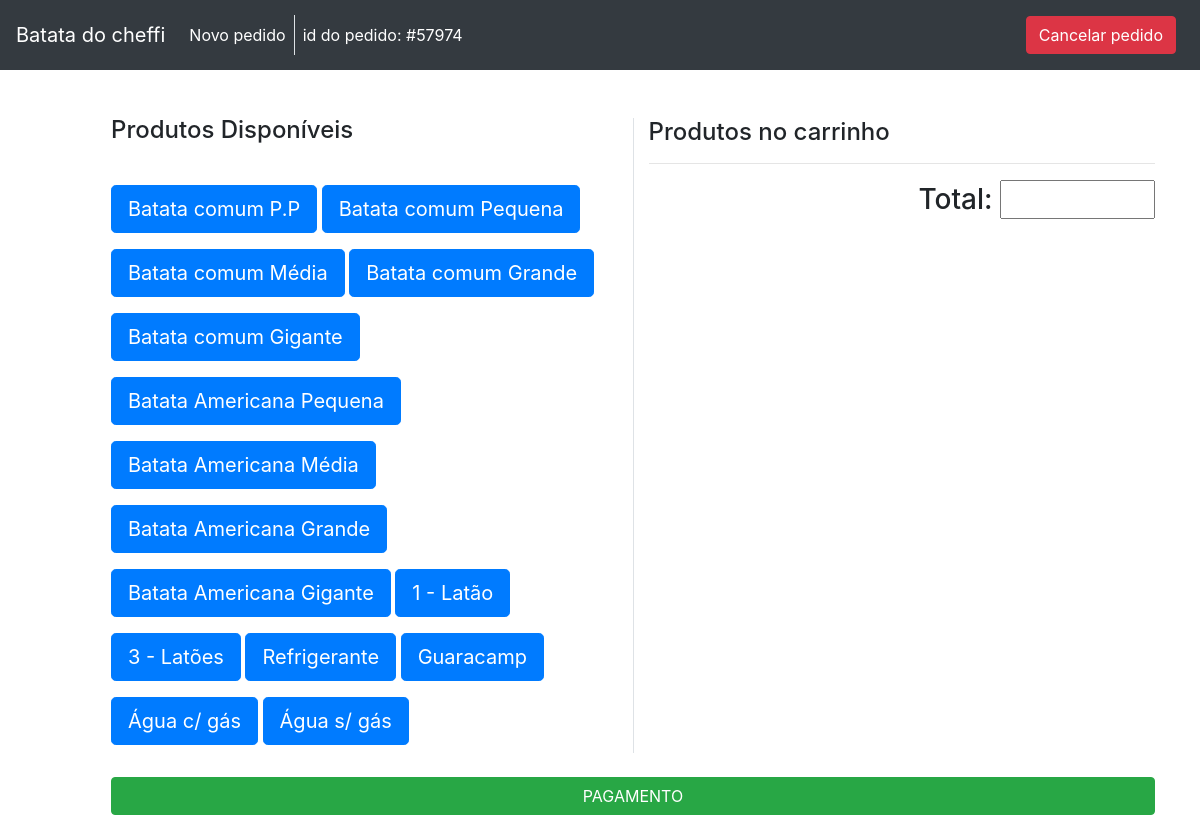
/src/orders/order.php, run on the app's committed database.
### tables this page shows
CREATE TABLE products (
  id_product int NOT NULL AUTO_INCREMENT PRIMARY KEY,
  name_product varchar(40) NOT NULL DEFAULT 'none',
  value_product float NOT NULL DEFAULT 0
) DEFAULT CHARSET=utf8mb4;

### src/orders/order.php (the view, shortened to what this page needs)
<?php
    $idorder = rand(10000, 100000);
?>
<!DOCTYPE html>
<html lang="en">
<head>
    <link rel="stylesheet" href="../../node_modules/bootstrap/dist/css/bootstrap.min.css">
</head>
<body>
    <nav class="navbar navbar-expand-lg navbar-dark bg-dark">
        <a class="navbar-brand">Batata do cheffi</a>
        <div class="navbar-nav">
            <a class="nav-item nav-link active border-right">
                Novo pedido
            </a>
            <a class="nav-item nav-link active" href="#">
                id do pedido: #<?=$idorder?>
            </a>
        </div>
        <div class="navbar-nav ml-auto">
            <a class="nav-item nav-link active" href="#">
                <button type="button" class="btn btn-danger" onclick="cancelorder(<?=$idorder?>)"> Cancelar pedido </button>
            </a>
        </div>
    </nav>
    <div style="margin-left: 8%">
        <div class="row container mt-5" >
            <div class="col pt-2 border-right">
                <h4 style="margin-top: -2%" class="pb-4">Produtos Disponíveis</h4>
                <?php
                    $con = getConnection();
                    $sql = "SELECT * FROM products";
                    $stmt = $con->prepare($sql);
                    $stmt->execute();
                    $result = $stmt->fetchAll();
                    foreach ($result as $value) {
                        echo "
                            <button type=\"button\" class=\"btn btn-primary btn-lg mt-2 mb-2\" onclick=\"addtocart(".$value["id_product"].", $idorder)\">".$value["name_product"]."</button>
                        ";
                    }
                ?>
            </div>
            <div class="col">
                <h4>Produtos no carrinho</h4>
                <hr>
                <h3 class="text-right d-block"> Total: <input type="text" id="total" size="4" readonly></h3>
            </div>
            <div class="col w-100">
                <form action="payment.php" method="post">
                    <button type="submit" class="btn btn-success w-100  mt-4"> PAGAMENTO </button>
                </form>
            </div>
        </div>
    </div>
</body>
</html>

### data on the page
products: name_product "Batata comum P.P"
products: name_product "Batata comum Pequena"
products: name_product "Batata comum Média"
products: name_product "Batata comum Grande"
products: name_product "Batata comum Gigante"
products: name_product "Batata Americana Pequena"
products: name_product "Batata Americana Média"
products: name_product "Batata Americana Grande"
products: name_product "Batata Americana Gigante"
products: name_product "1 - Latão"
products: name_product "3 - Latões"
products: name_product "Refrigerante"
products: name_product "Guaracamp"
products: name_product "Água c/ gás"
products: name_product "Água s/ gás"
